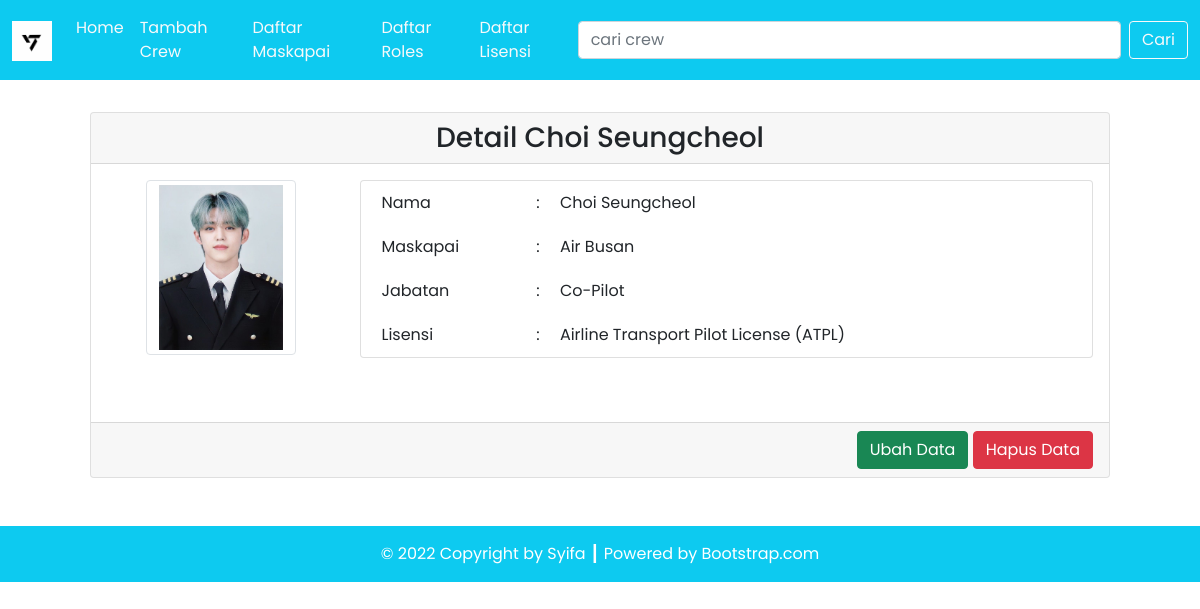
Page /penerbangan/detail.php?id=1 on the committed database.
### tables this page shows
CREATE TABLE `crew` (
  `crew_id` int(11) NOT NULL,
  `crew_foto` varchar(255) NOT NULL,
  `crew_nama` varchar(100) NOT NULL,
  `maskapai_id` int(11) NOT NULL,
  `roles_id` int(11) NOT NULL,
  `lisensi_id` int(11) NOT NULL
);

CREATE TABLE `maskapai` (
  `maskapai_id` int(11) NOT NULL,
  `maskapai_nama` varchar(100) NOT NULL
);

CREATE TABLE `roles` (
  `roles_id` int(11) NOT NULL,
  `roles_nama` varchar(100) DEFAULT NULL
);

CREATE TABLE `lisensi` (
  `lisensi_id` int(11) NOT NULL,
  `lisensi_nama` varchar(100) NOT NULL
);

### penerbangan/config/db.php (called while the page is built)
<?php
$DB_HOST = "localhost";
$DB_USERNAME = "root";
$DB_PASSWORD = "";
$DB_NAME = "db_penerbangan";
?>

### penerbangan/classes/DB.php (called while the page is built, shortened)
<?php
class DB
{
    private $hostname;
    private $username;
    private $password;
    private $dbname;
    private $conn;
    private $result;
    function __construct($hostname, $username, $password, $dbname)
    {
        $this->hostname = $hostname;
        $this->username = $username;
        $this->password = $password;
        $this->dbname = $dbname;
    }
    function open()
    {
        $this->conn = mysqli_connect($this->hostname, $this->username, $this->password, $this->dbname);
    }
    function execute($query)
    {
        $this->result = mysqli_query($this->conn, $query);
    }
    function getResult()
    {
        return mysqli_fetch_array($this->result);
    }
}

### penerbangan/classes/Crew.php (called while the page is built, shortened)
<?php
class Crew extends DB
{
    function getCrewById($id)
    {
        $query = "SELECT * FROM crew JOIN maskapai ON crew.maskapai_id=maskapai.maskapai_id JOIN roles ON crew.roles_id=roles.roles_id JOIN lisensi ON crew.lisensi_id=lisensi.lisensi_id WHERE crew_id=$id";
        return $this->execute($query);
    }
}

### penerbangan/detail.php (the view, shortened to what this page needs)
<?php
include('config/db.php');
include('classes/DB.php');
include('classes/Lisensi.php');
include('classes/Crew.php');
$crew = new Crew($DB_HOST, $DB_USERNAME, $DB_PASSWORD, $DB_NAME);
$crew->open();
$data = nulL;
if (isset($_GET['id'])) {
    $id = $_GET['id'];
    if ($id > 0) {
        $crew->getCrewById($id);
        $row = $crew->getResult();
        $data .= '<div class="card-header text-center">
        <h3 class="my-0">Detail ' . $row['crew_nama'] . '</h3>
        </div>
        <div class="card-body text-end">
            <div class="row mb-5">
                <div class="col-3">
                    <div class="row justify-content-center">
                        <img src="assets/images/' . $row['crew_foto'] . '" class="img-thumbnail" alt="' . $row['crew_foto'] . '" width="60">
                        </div>
                    </div>
                    <div class="col-9">
                        <div class="card px-3">
                            <table border="0" class="text-start">
                                <tr>
                                    <td>Nama</td>
                                    <td>:</td>
                                    <td>' . $row['crew_nama'] . '</td>
                                </tr>
                                <tr>
                                    <td>Maskapai</td>
                                    <td>:</td>
                                    <td>' . $row['maskapai_nama'] . '</td>
                                </tr>
                                <tr>
                                    <td>Jabatan</td>
                                    <td>:</td>
                                    <td>' . $row['roles_nama'] . '</td>
                                </tr>
                                <tr>
                                    <td>Lisensi</td>
                                    <td>:</td>
                                    <td>' . $row['lisensi_nama'] . '</td>
                                </tr>
                            </table>
                        </div>
                    </div>
                </div>
            </div>
            <div class="card-footer text-end">
                <a href="add.php?id=' . $row['crew_id'] . '"><button type="button" class="btn btn-success text-white">Ubah Data</button></a>
                <a href="?hapus=' . $row['crew_id'] . '"><button type="button" class="btn btn-danger">Hapus Data</button></a>
            </div>';
    }
}

### rows in the picture
crew: crew_nama "Choi Seungcheol", crew_foto (picture), maskapai.maskapai_nama "Air Busan", roles.roles_nama "Co-Pilot", lisensi.lisensi_nama "Airline Transport Pilot License (ATPL)"
